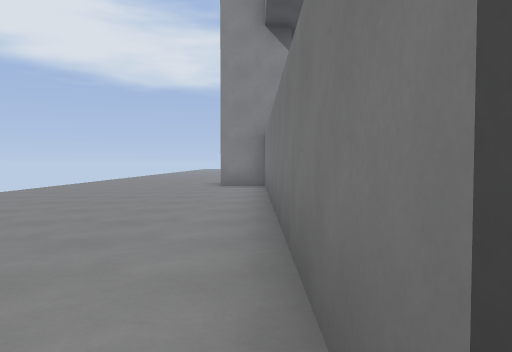
View 1 (above)

15 first-person views from a walk through a Godot game level. The camera is 1.3 m above the floor, tilts 2° down and sees 70° across. The floor is counted in squares, 2 m on a side. Each view is taken from the middle of a square. On the plan, view 1 faces up. The plan holds only what a view shows up to about 11 squares ahead; the rest is blank. The place goes on beyond the plan.

View 2
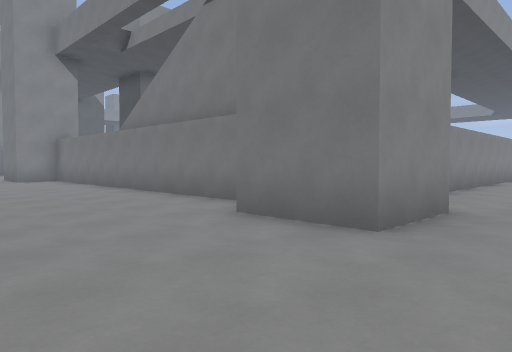

View 3
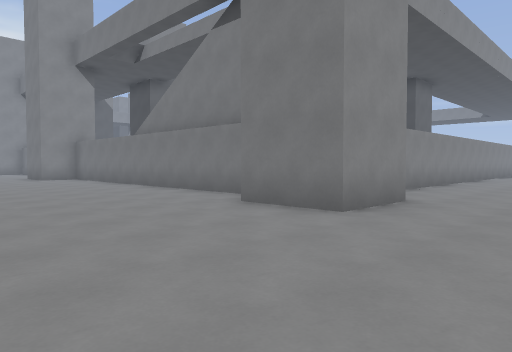

View 4
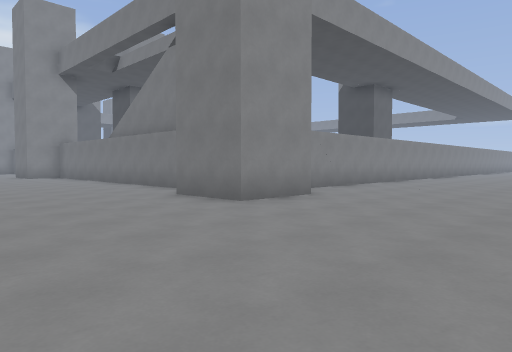

View 5
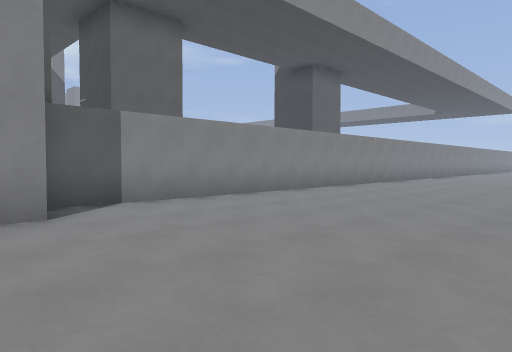

View 6
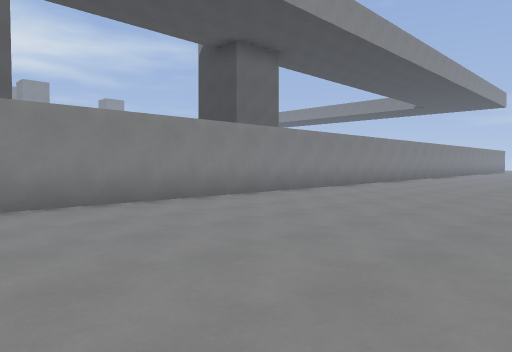

View 7
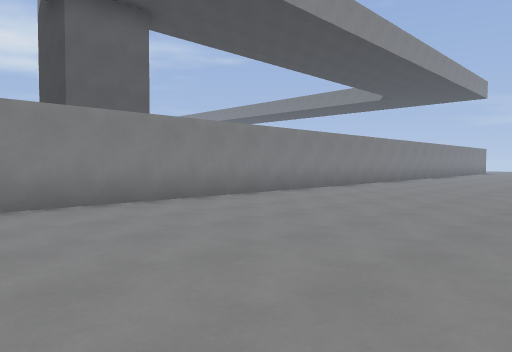

View 8
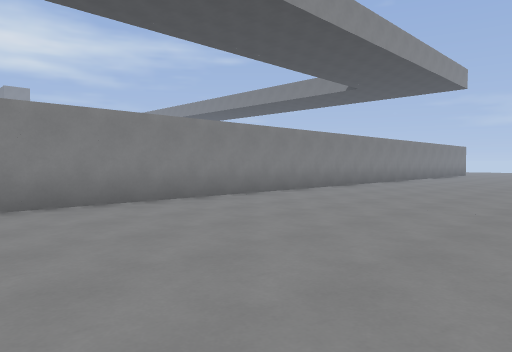

View 9
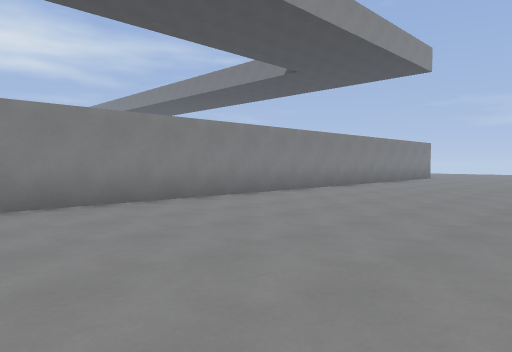

View 10
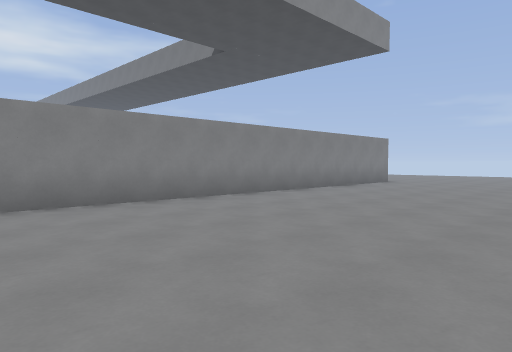

View 11
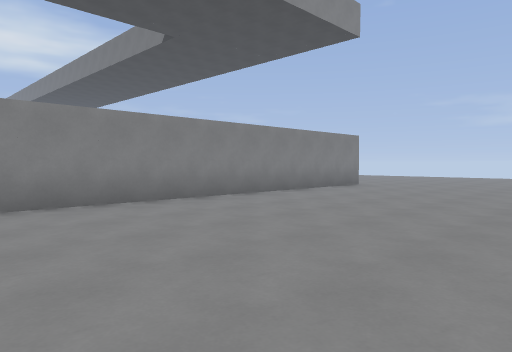

View 12
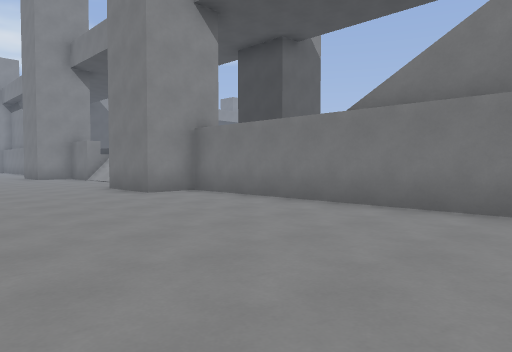

View 13
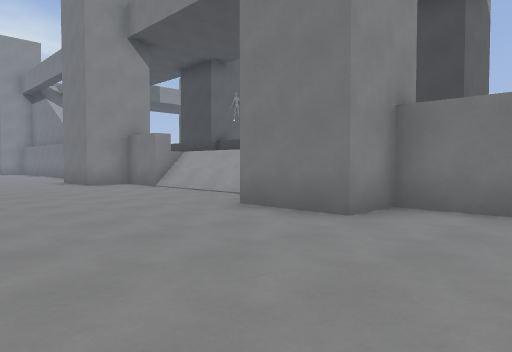

View 14
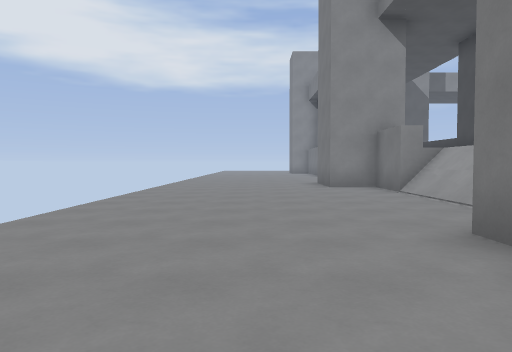

View 15
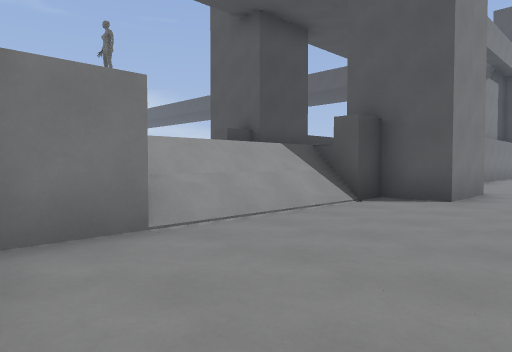

### Floor plan
Points are (right, up) in squares from view 1. A wall is a line through its corners. A room is listed if a view was taken in it or the views show most of it. See-through windows are left out.
Room 1 (views 1, 2, 3, 4, 5, 6, 7, 8, 9, 10, 11, 12, 13, 14, 15)
walls: (3.5, 10.4) (3.5, 12.4) (4, 12.4); (1, 10.4) (0.5, 10.4); (0.3, 9.9) (0.3, 10.4) (-1, 10.4) (-1, 12.4) (0.3, 12.4) (0.3, 13.1); (0.5, 12.4) (1, 12.4); (0.3, 0.2) (0.3, 7); (1.4, -2.4) (-0.7, -2.4) (-0.7, -0.4); (0.3, 17.9) (0.3, 18.9) (-1, 18.9) (-1, 20); (1, 18.9) (0.5, 18.9); (31.5, -1.3) (1.5, -1.3)
low walls: (3.7, 12.4) (3.7, 13.2)

Where each view was taken, in squares from view 1:
view 1: 0 up, 0 right, facing up
view 2: 4 down, 4 left, facing up-right
view 3: 5 down, 5 left, facing up-right
view 4: 7 down, 5 left, facing up-right
view 5: 7 down, 0 right, facing up-right
view 6: 7 down, 4 right, facing up-right
view 7: 7 down, 9 right, facing up-right
view 8: 7 down, 13 right, facing up-right
view 9: 7 down, 18 right, facing up-right
view 10: 7 down, 22 right, facing up-right
view 11: 7 down, 24 right, facing up-right
view 12: 3 up, 5 left, facing up-right
view 13: 8 up, 5 left, facing up-right
view 14: 9 up, 3 left, facing up
view 15: 19 up, 3 left, facing down-right
